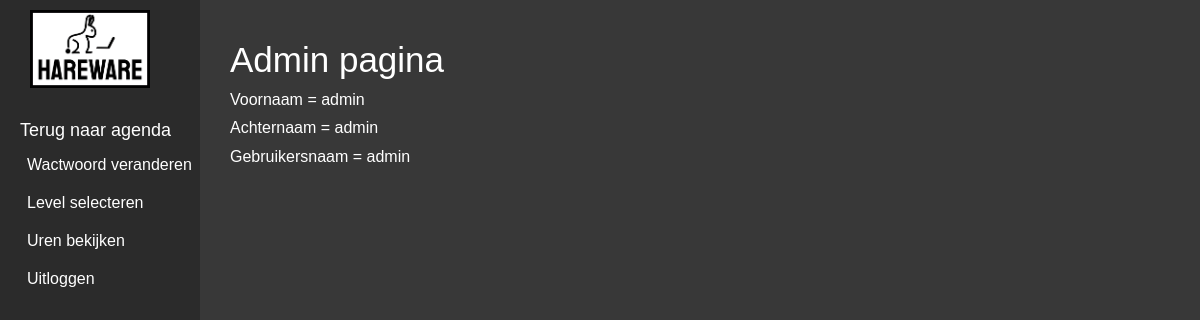
Before: /admin/admin.php with the older database file.
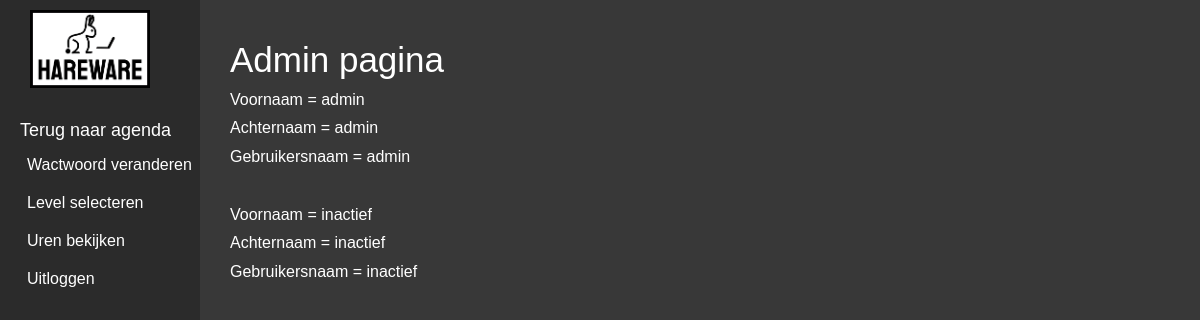
After: the same page with the newer database file.
### tables this page shows
CREATE TABLE `medewerker` (
  `ID_worker` int(11) NOT NULL,
  `Username` varchar(45) DEFAULT NULL,
  `Password` varchar(255) NOT NULL,
  `Name` varchar(45) DEFAULT NULL,
  `Last_Name` varchar(45) DEFAULT NULL,
  `Level` int(1) UNSIGNED ZEROFILL DEFAULT NULL
);

### admin/admin.php (the view, shortened to what this page needs)
<?php
include '../database.php';
try {
    $sql = 'SELECT Last_Name,
                    Name,
                    Username
               FROM medewerker';
    $q = $connection->prepare($sql);
    $q->execute();
    $q->setFetchMode(PDO::FETCH_ASSOC);
} catch (PDOException $e) {
    die("Could not connect to the database $dbname :" . $e->getMessage());
}
?>
<!DOCTYPE html>
<html lang="en">
<head>
<link rel="stylesheet" href="admin.css">
</head>
<body>
<div class="Background">
<div class="topbar">
     <div>
                <img src="IMG/Logo_HareWare.png" alt="Logo HareWare" class="Logo">
           </div>
                   <div class="link">
                        <ul>
                         <li class="agenda" > <a href="../display/display.php">Terug naar agenda</a></li>
                        </ul>
                        </div>
<div class="output">
     <?php
            while($r = $q->fetch()) {
            echo "<h1>Voornaam = " . $r['Name'] . "</h1 >";
            echo "<h1>Achternaam = " . $r['Last_Name'] . "</h1 > ";
            echo "<h1> Gebruikersnaam = " . $r['Username'] . "</h1 ><br> ";
            }
        ?>
</div>
<form action="../password/password.php" method="post">
<input type="submit" value="Wactwoord veranderen">
</form>
<form action="../level/level.php" method="post">
<input type="submit" value="Level selecteren">
</form>
<form action="../uren/uren.php" method="post">
<input type="submit" value="Uren bekijken">
</form>
<form action="../logout.php" method="post">
<input type="submit" value="Uitloggen">
</form>
        </div>
</body >
</html>

### admin/admin.css (style rules this page uses)
body { padding: 0; margin: 0; }
.Background { background-color: #383838; z-index: -300; }
.topbar { height:100%; min-height: 100vh; width:200px; background-color:#2b2b2b; display: flex; flex-direction: column; gap: 10px 30px; }
.Logo { max-width: 60%; margin-top: 10px; margin-left: 15%; }
.link { order: 0; font-size: 18px; margin-bottom: -30px; }
ul { list-style: none; }
.agenda { margin-bottom: 30px; }
a { text-decoration: none; color: white; font-family: sans-serif; margin-left: -20px; }
h1 { font-family: sans-serif; font-size: 1em; font-weight: lighter; color: white; }
.output { float: right; margin-top: -150px; width: 500px; position: fixed; margin-left: 230px; margin-top: 40px; }
input { border: none; background-color: transparent; padding-left: 25px; text-align: center; text-decoration: none; display: inline-block; font-size: 16px; margin: 4px 2px; cursor: pointer; color: white; }

Changed rows visible on the page:
added medewerker: Name "inactief", Last_Name "inactief", Username "inactief"
